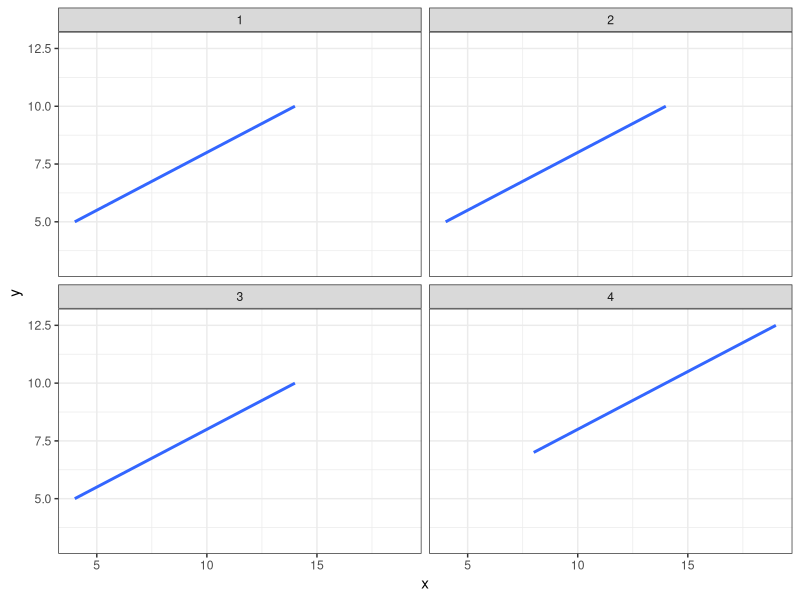
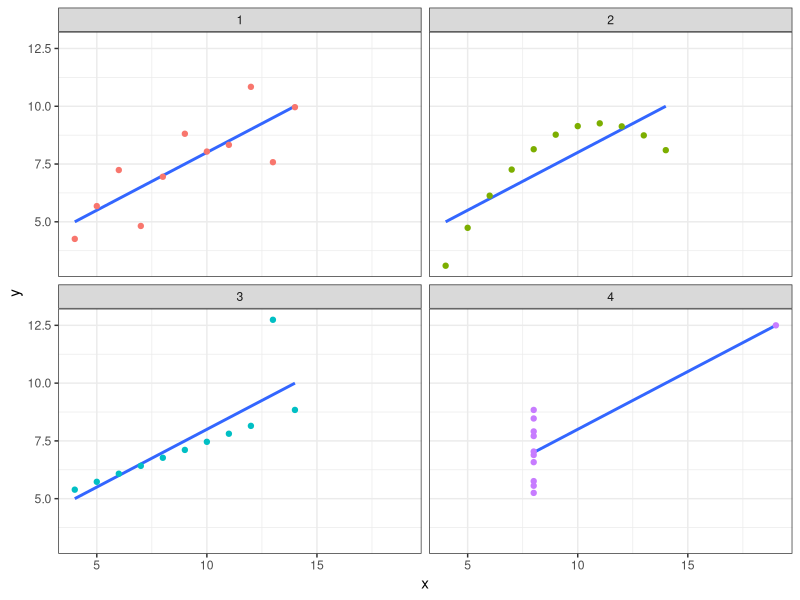
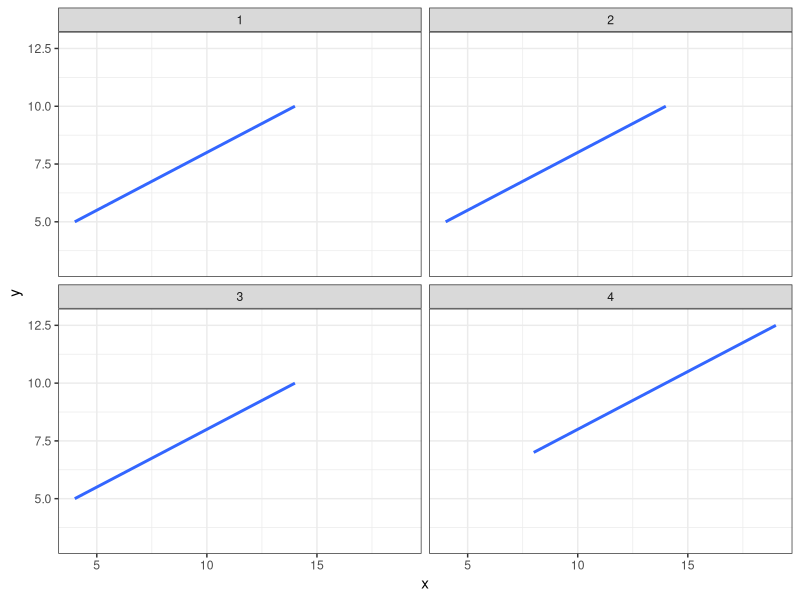
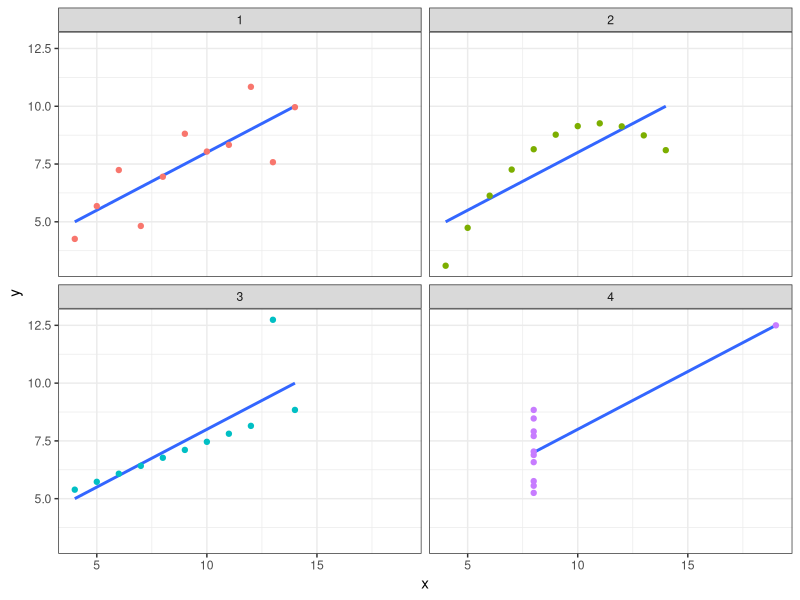

Reproduce these figures in R, in order.
# Plot Anscombe's quartets with and without points
# Jeff Oliver
# jcoliver@arizona.edu
# 2024-07-10

library(ggplot2)

aq <- read.csv(file = "data/anscombes-quartet.csv")

# To ensure identical axes, will explicitly set x & y limits for *both* plots

# Draw four plots, sans points
lines_only <- ggplot(data = aq,
                     mapping = aes(x = x, y = y)) +
  geom_smooth(method = "lm", se = FALSE) +
  facet_wrap(~ dataset, nrow = 2, ncol = 2) +
  xlim(c(min(aq$x), max(aq$x))) +
  ylim(c(min(aq$y), max(aq$y))) +
  theme_bw()
lines_only
ggsave(filename = "output/anscombes-lines.png",
       plot = lines_only)

# Draw same four plots, this time adding points
lines_points <- ggplot(data = aq,
          mapping = aes(x = x, y = y)) +
  geom_smooth(method = "lm", se = FALSE) +
  geom_point(mapping = aes(color = as.factor(dataset))) +
  facet_wrap(~ dataset, nrow = 2, ncol = 2) +
  xlim(c(min(aq$x), max(aq$x))) +
  ylim(c(min(aq$y), max(aq$y))) +
  theme_bw() +
  theme(legend.position = "none")
lines_points
ggsave(filename = "output/anscombes-lines-points.png",
       plot = lines_points)
